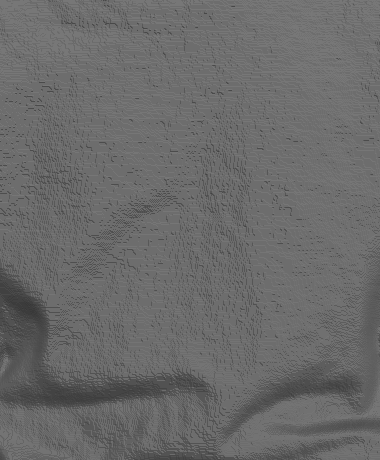
#> input picture processed/cut/B.png, 380 x 460 px
$ python test.py
#> lines starting #> are read from the running program, lines starting #| are printed output that depends on the picture
### constrains.py
import numpy as np

# 下采样
sampler = 3

# 相机内参
fx = 975.9293/sampler
fy = 975.9497/sampler
ux = 63.5
uy = 77

# Nx为原图每行的像素个数（列数），N为图像总的像素个数
Nx = 127
N = 154 * 127

l = [51.040569,
     -11.897069,
     -78.228003,
     -18.870133,
     0.716704,
     -34.047397,
     -9.706077,
     6.701684,
     0.406902]


def ShadingGradients1(B, I, n, wg):
    '''
    阴影梯度约束第一项
    :param B: 重建后的灰度图
    :param I: 原始灰度图
    :param n: 索引
    :param wg: 超参数
    :return: 阴影梯度约束第一项
    '''
    return pow(wg, 0.5) * (B[n] - B[n + 1] - (I[n] - I[n + 1]))


def ShadingGradients2(B, I, n, wg):
    '''
    阴影梯度约束第二项
    :param B: 重建后的灰度图
    :param I: 原始灰度图
    :param n: 索引
    :param wg: 超参数
    :return: 阴影梯度约束第二项
    '''
    return pow(wg, 0.5) * (B[n] - B[n + Nx] - (I[n] - I[n + Nx]))


def SmoothConstraint1(D, n, ws):
    '''
    平滑约束第一项
    :param B: 重建后的灰度图
    :param n: 索引
    :param ws: 超参数
    :return: 平滑约束第一项
    '''
    j = n // Nx
    i = n - Nx * j
    r1 = (i - ux) / fx * D[n]
    r2 = (i - 1 - ux) / fx * D[n - 1]
    r3 = (i - ux) / fx * D[n - Nx]
    r4 = (i + 1 - ux) / fx * D[n + 1]
    r5 = (i - ux) / fx * D[n + Nx]
    return pow(ws, 0.5) * (r1 - 0.25 * (r2 + r3 + r4 + r5))


def SmoothConstraint2(D, n, ws):
    '''
    平滑约束第二项
    :param B: 重建后的灰度图
    :param n: 索引
    :param ws: 超参数
    :return: 平滑约束第二项
    '''
    j = n // Nx
    r1 = (j - uy) / fy * D[n]
    r2 = (j - uy) / fy * D[n - 1]
    r3 = (j - 1 - uy) / fy * D[n - Nx]
    r4 = (j - uy) / fy * D[n + 1]
    r5 = (j + 1 - uy) / fy * D[n + Nx]
    return pow(ws, 0.5) * (r1 - 0.25 * (r2 + r3 + r4 + r5))


def SmoothConstraint3(D, n, ws):
    '''
    平滑约束第三项
    :param B: 重建后的灰度图
    :param n: 索引
    :param ws: 超参数
    :return: 平滑约束第三项
    '''
    r = D[n] - 0.25 * (D[n - Nx] + D[n - 1] + D[n + Nx] + D[n + 1])
    return pow(ws, 0.5) * r


def DepthConstraint(D, Di, n, wp):
    '''
    :param D: 深度数组
    :param Di: 原始灰度图
    :param n: 索引
    :param wp: 超参数
    :return:
    '''
    return pow(wp, 0.5) * (D[n] - Di[n])

### LMS2.py
import numpy as np
import constrains
import InvLU

# 下采样
sampler = 3

# 相机内参
fx = 975.9293/sampler
fy = 975.9497/sampler
ux = 63.5
uy = 77

# Nx为原图每行的像素个数（列数），N为图像总的像素个数
Nx = 127
N = 154 * 127

l = [51.040569,
     -11.897069,
     -78.228003,
     -18.870133,
     0.716704,
     -34.047397,
     -9.706077,
     6.701684,
     0.406902]


# [174 lines left out: functions PartialHk, PartialB, PartialNum1, PartialNum2, PartialNum3, PartialNum4 and 1 more, not called in this run]

def PartialNum6(D,n):
    #深度约束的偏导
    return 1

# [114 lines left out: function Jacobi, not called in this run]


def GaussNewton(F, B, Di, I, D, w):
    '''
    :param F: 待优化的6N维目标函数
    :param B: 重建后灰度图数组
    :param Di: 原始深度图数组
    :param I: 原始灰度图数组
    :param D: 增强中的深度图数组
    :param w: 超参数
    :return: 改变后的深度图数组
    '''
    wg = int(w[0])
    ws = int(w[1])
    wp = int(w[2])

    # 对目标函数F进行更新
    for i in range(0, N):
        #排除掉第一行最后一行第一列最后一列
        if i % Nx == 0 or i % Nx == Nx-1:
            continue
        if i >= 0 and i < Nx:
            continue
        if i >= N-Nx and i < N:
            continue
        F[0][i] = constrains.ShadingGradients1(B, I, i, wg)
    for i in range(N, 2*N):
        flag = i - N
        # 排除掉第一行最后一行第一列最后一列
        if flag % Nx == 0 or flag % Nx == Nx - 1:
            continue
        if flag >= 0 and flag < Nx:
            continue
        if flag >= N - Nx and flag < N:
            continue
        F[0][i] = constrains.ShadingGradients2(B, I, i-N, wg)
    for i in range(2*N, 3*N):
        flag = i - 2*N
        # 排除掉第一行最后一行第一列最后一列
        if flag % Nx == 0 or flag % Nx == Nx - 1:
            continue
        if flag >= 0 and flag < Nx:
            continue
        if flag >= N - Nx and flag < N:
            continue
        F[0][i] = constrains.SmoothConstraint1(D, i-2*N, ws)
    for i in range(3*N, 4*N):
        flag = i - 3 * N
        # 排除掉第一行最后一行第一列最后一列
        if flag % Nx == 0 or flag % Nx == Nx - 1:
            continue
        if flag >= 0 and flag < Nx:
            continue
        if flag >= N - Nx and flag < N:
            continue
        F[0][i] = constrains.SmoothConstraint2(D, i-3*N, ws)
    for i in range(4*N, 5*N):
        flag = i - 4 * N
        # 排除掉第一行最后一行第一列最后一列
        if flag % Nx == 0 or flag % Nx == Nx - 1:
            continue
        if flag >= 0 and flag < Nx:
            continue
        if flag >= N - Nx and flag < N:
            continue
        F[0][i] = constrains.SmoothConstraint3(D, i-4*N, ws)
    for i in range(5*N, 6*N):
        flag = i - 5 * N
        # 排除掉第一行最后一行第一列最后一列
        if flag % Nx == 0 or flag % Nx == Nx - 1:
            continue
        if flag >= 0 and flag < Nx:
            continue
        if flag >= N - Nx and flag < N:
            continue
        F[0][i] = constrains.DepthConstraint(D, Di, i-5*N, wp)

    print("F finished!")
    np.savetxt(fname="./test_data/F.csv", X=F, fmt="%f", delimiter=",")
    J = Jacobi(D, w, l)
    print("J finished!")
    print(J)
    #inv = InvLU.InvFunc(J)
    #print("inv finished")
    print(np.matmul(J.T, J))
    mid = np.matmul(J.T, J)
    print(mid.shape)
    inv = InvLU.InvFunc(mid)
    print("inv finished")
    d = -np.matmul(np.matmul(inv, J.T), F)
    D = D + d
    print("D finished!")
    return D

### test.py
import cv2 as cv
from PIL import Image
import numpy as np
import LMS2

N = 154 * 127

sampler = 3

l = [51.040569,
     -11.897069,
     -78.228003,
     -18.870133,
     0.716704,
     -34.047397,
     -9.706077,
     6.701684,
     0.406902]

#获取并套用mask
def masker(D, img):
    mask = np.zeros((D.shape[0], D.shape[1]))
    for i in range(D.shape[0]):
        for j in range(D.shape[1]):
            if D[i][j] != 0 and D[i-1][j] != 0 and D[i][j-1] != 0:
                mask[i][j] = 1
    img = img * mask
    return img

if __name__ == '__main__':
    B_img = cv.imread("./processed/cut/B.png", cv.IMREAD_GRAYSCALE)
#> B_img is the input picture: shape (460, 380); min 55, max 120, mean 105.8
    D_img = np.array(Image.open('./processed/cut/D_cut.png'))
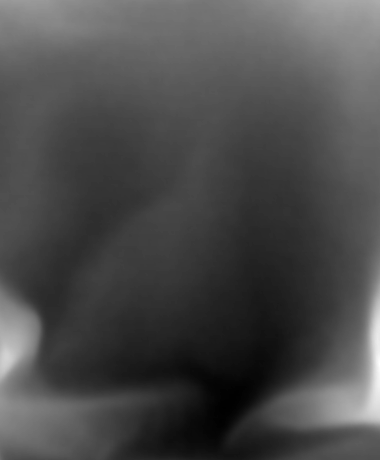
#> input picture processed/cut/D_cut.png, 380 x 460 px
#> D_img is the input picture: shape (460, 380) uint16; min 774, max 964, mean 829.9
    I_img = cv.imread("./processed/cut/I.png", cv.IMREAD_GRAYSCALE)
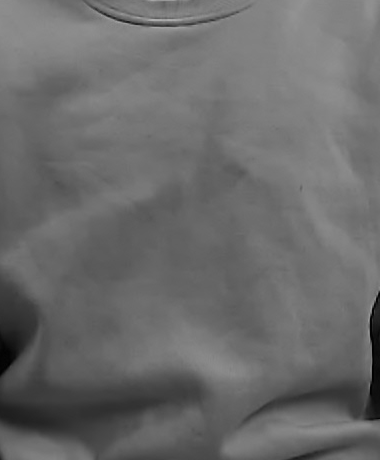
#> input picture processed/cut/I.png, 380 x 460 px
#> I_img is the input picture: shape (460, 380); min 1, max 176, mean 106.5

    # 为防止雅可比矩阵内存超限，暂时先对图像下采样
    height = B_img.shape[0]
#> height = 460
    width = B_img.shape[1]
#> width = 380

    B_new = np.zeros((height//sampler + 1, width//sampler + 1), np.uint8)
    D_new = np.zeros((height//sampler + 1, width//sampler + 1), np.int32)
    I_new = np.zeros((height//sampler + 1, width//sampler + 1), np.uint8)
    for i in range(height):
        for j in range(width):
            if i % sampler == 0 and j % sampler == 0:
                B_new[i//sampler, j//sampler] = B_img[i, j]
                D_new[i // sampler, j // sampler] = D_img[i, j]
                I_new[i // sampler, j // sampler] = I_img[i, j]
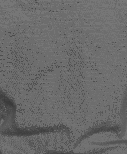
#> B_new: shape (154, 127); min 56, max 120, mean 105.9

    cv.imshow('B', B_new)
    cv.imshow('I', I_new)
    print(B_new.shape)
#| (154, 127)
    cv.waitKey(0)


    # 图像一维化
    B = B_img.ravel()   # 重建后灰度数组
    Di = D_img.ravel()  # 原始深度数组
    I = I_img.ravel()   # 原始灰度数组
    D = Di.copy()  # 用原始深度数组初始化待优化的深度数组
    F = np.zeros((1, 6*N))   # 6N维待优化目标函数

    tester = 1
    res = np.zeros((tester, N))
    # tester次优化
    for i in range(tester):
#> (the run stopped early here; a loop or call above may not have finished)
